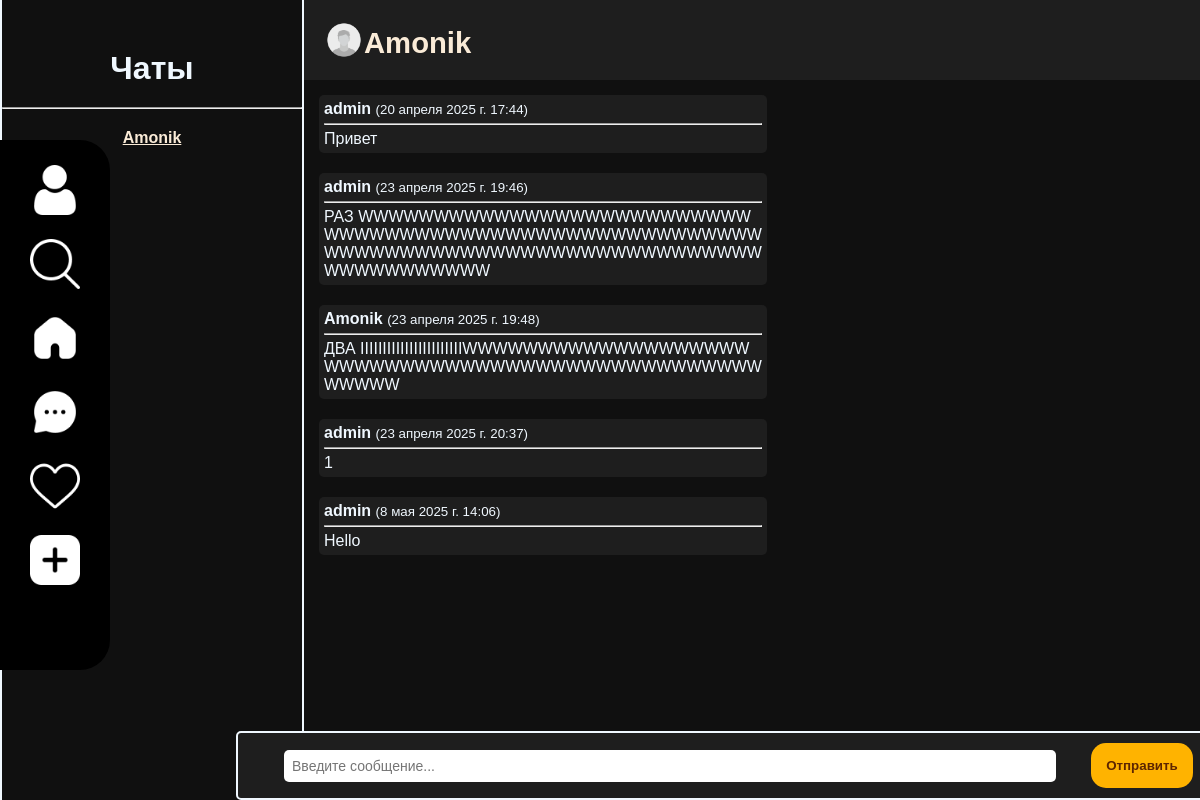
/account/chat/1/ (signed in), run on the app's committed database.
### account/models.py (models this page shows, shortened)
class Chat(models.Model):
    sender   = models.ForeignKey(settings.AUTH_USER_MODEL,
                                 related_name='sent_chats',
                                 on_delete=models.CASCADE)
    receiver = models.ForeignKey(settings.AUTH_USER_MODEL,
                                 related_name='received_chats',
                                 on_delete=models.CASCADE)
    created_at = models.DateTimeField(auto_now_add=True)
    class Meta:
        unique_together = ('sender', 'receiver')

class CustomUser(AbstractUser):
    username = models.CharField(max_length=20, unique=True)
    user_nickname = models.CharField(
        max_length=30,
        unique=True,
        default=generate_unique_nickname
    )
    email = models.EmailField(unique=True, blank=True, null=True)
    password = models.CharField(max_length=128)
    first_name = models.CharField(max_length=20, blank=True, null=True)
    avatar = models.ImageField(upload_to='avatars/', blank=True, null=True)
    description = models.TextField(max_length=500, blank=True, null=True)
    created_at = models.DateTimeField(auto_now_add=True)
    age = models.PositiveIntegerField(blank=True, null=True)
    followers = models.ManyToManyField('self', symmetrical=False, related_name='followings', blank=True)
    reposts = models.ManyToManyField('Post', related_name='reposted_by', blank=True)
    is_active = models.BooleanField(default=True)
    is_staff = models.BooleanField(default=False)
    is_superuser = models.BooleanField(default=False)
    REQUIRED_FIELDS = ['email', 'first_name']
    USERNAME_FIELD = 'username'
    objects = CustomUserManager()

class Message(models.Model):
    chat = models.ForeignKey(Chat, on_delete=models.CASCADE,related_name='messages')
    sender = models.ForeignKey(settings.AUTH_USER_MODEL, on_delete=models.CASCADE)
    content = models.TextField()
    timestamp = models.DateTimeField(auto_now_add=True)

### account/views.py (the view, shortened to what this page needs)
# urls.py: path('chat/<int:chat_id>/', views.chat_detail, name='chat_detail'),
@login_required
def chat_detail(request, chat_id):
    chat = get_object_or_404(Chat, id=chat_id)
    if request.user != chat.sender and request.user != chat.receiver:
        return redirect('chat_list')  # или 403 Forbidden
    return render(request, 'messenger.html', {
        'selected_chat': chat,
        'chats': Chat.objects.filter(Q(sender=request.user) | Q(receiver=request.user)),
    })

### account/templates/messenger.html (shortened to what this page needs)
{% load static %}
<!DOCTYPE html>
<html lang="ru">
    <head>
        <link rel="stylesheet" href="{% static 'style.css' %}" type="text/css">
    </head>
    <body>
        <header style="user-select: none">
            <a href="{% url 'profile' %}"><img src="{% static 'media/user.png' %}" width="50px"></a>
            <a href="{% url 'search' %}"><img src="{% static 'media/search-interface-symbol.png' %}" width="50px"></a>
            <a href="{% url 'index' %}"><img src="{% static 'media/home.png' %}" width="50px"></a>
            <a href="{% url 'chat_list' %}"><img src="{% static 'media/message.png' %}" width="50px"></a>
            <a href="{% url 'likes' %}"><img src="{% static 'media/heart.png' %}" width="50px"></a>
            <a href="{% url 'create_post' %}"><img src="{% static 'media/addition.png' %}" width="50px"></a>
        </header>
        <div style="display: block;">
            <div style="display: flex;height: 100vh;">
                <div style="display: block">
                    <div style="width: 300px;border: 2px aliceblue solid;height: 100vh;overflow-y: auto;border-top: 0;border-bottom: 0;text-align: center;">
                        <h1 style="margin-top: 50px;color: aliceblue;">Чаты</h1>
                        <hr style="margin-bottom: 20px;">
                        {% for chat in chats %}
                            <a href="{% url 'chat_detail' chat.id %}" style="color: antiquewhite;font-weight: 900;">
                                {% if chat.sender == request.user %}
                                    {{ chat.receiver.username }}
                                {% else %}
                                    {{ chat.sender.username }}
                                {% endif %}
                            </a>
                        {% empty %}
                            <li style="color: aliceblue;text-align: center;font-size: 30px;">Чатов пока нет.</li>
                        {% endfor %}
                    </div>
                </div>
                <div style="width: 100%;">
                    {% if selected_chat %}
                        <div style="background-color: rgb(30,30,30);margin: 0;padding: 20px;color: antiquewhite;font-size: 25px;display: flex;">
                            {% if selected_chat.sender == request.user %}
                                {% if selected_chat.receiver.avatar %}
                                    <img src="{{ selected_chat.receiver.avatar.url }}" width="40" height="40" style="border-radius: 50%;">
                                {% else %}
                                    <img src="{% static 'media/default_user.png' %}" width="40" height="40" style="border-radius: 50%;">
                                {% endif %}
                            {% else %}
                                {% if selected_chat.sender.avatar %}
                                    <img src="{{ selected_chat.sender.avatar.url }}" width="40" height="40" style="border-radius: 50%;">
                                {% else %}
                                    <img src="{% static 'media/default_user.png' %}" width="40" height="40" style="border-radius: 50%;">
                                {% endif %}
                            {% endif %}
                            <h3 style="margin-top: auto;margin-right: auto;">
                                {% if selected_chat.sender == request.user %}
                                    {{ selected_chat.receiver.username }}
                                {% else %}
                                    {{ selected_chat.sender.username }}
                                {% endif %}
                            </h3>
                        </div>
                        <div style="padding:15px;color: aliceblue;max-width:50%;word-break: break-all;">
                            <div>
                                {% for message in selected_chat.messages.all %}
                                    <div style="margin-bottom: 20px;background-color: rgb(30,30,30);padding: 5px;border-radius: 5px;">
                                        <strong>{{ message.sender.username }} </strong><small>({{ message.timestamp }})</small>
                                        <hr style="margin-top: 5px;margin-bottom: 5px;">
                                        <p>{{ message.content }} </p>
                                    </div>
                                {% endfor %}
                            </div>
                        </div>
                        <form method="post" action="{% url 'chat_detail' selected_chat.id %}" style="position: fixed;width: 78.7%;left:calc(50% - 30.3%);bottom: 0px;background-color: rgb(30,30,30);padding: 10px;border-radius: 5px;display: flex;align-items: center;bottom: 0;margin:0;">
                            <input type="text" name="content" placeholder="Введите сообщение..." required style="width: 80%;margin-top: auto;margin-bottom: auto;">
                            <button type="submit" style="background-color:#ffb300;padding: 15px;border: none;border-radius: 15px;font-weight: 700;color: rgb(93, 37, 0);cursor: pointer;">Отправить</button>
                        </form>
                    {% else %}
                        <p style="color: aliceblue;text-align: center;font-size: 30px;">Выберите чат слева</p>
                    {% endif %}
                </div>
            </div>
        </div>
    </body>
</html>

### static/style.css (style rules this page uses)
* { padding: 0; margin: 0; }
body { background-color: rgb(16, 16, 16); display: block; font-family:'YanoneKaffeesatz-VariableFont_wght', sans-serif; }
header { left:0; position: fixed; width:100px; height:65vh; top:17.5vh; display: block; background-color: black; text-align: center; padding: 0; margin-top: auto; margin-bottom: auto; padding: 5px; border-bottom-right-radius: 30px; border-top-right-radius : 30px; }
header a { padding-right: auto; text-align: center; text-decoration: none; color: aliceblue; }
header img { padding-top:20px; padding-right: auto; text-align: center; }
h1 { text-align: center; margin-bottom: 20px; }
input { width:100%; padding: 10px; font-size: 14px; border: 1px solid #ccc; border-radius: 4px; }
form { width: 300px; margin: 100px auto; padding: 20px; border: 2px solid aliceblue; border-radius: 10px; background-color: #1e1e1e; color: aliceblue; text-align: center; }
form input[type="text"], form input[type="password"], form input[type="submit"] { width: 90%; padding: 8px; margin-top: 5px; margin-bottom: 15px; border: none; border-radius: 5px; display: block; margin-right: auto; margin-left: auto; }

### data on the page
Chat: receiver.username "Amonik"
Message: sender.username "admin", timestamp "20 апреля 2025 г. 17:44", content "Привет"
Message: sender.username "admin", timestamp "23 апреля 2025 г. 19:46", content "РАЗ WWWWWWWWWWWWWWWWWWWWWWWWWWWWWWWWWWWWWWWWWWWWWWWWWWWWWWWWWWWWWWWWWWWWWWWWWWWWWWWWWWWWWWWWWWWWWWW"
Message: sender.username "Amonik", timestamp "23 апреля 2025 г. 19:48", content "ДВА IIIIIIIIIIIIIIIIIIIIIIIWWWWWWWWWWWWWWWWWWWWWWWWWWWWWWWWWWWWWWWWWWWWWWWWWWWWW"
Message: sender.username "admin", timestamp "23 апреля 2025 г. 20:37", content "1"
Message: sender.username "admin", timestamp "8 мая 2025 г. 14:06", content "Hello"
